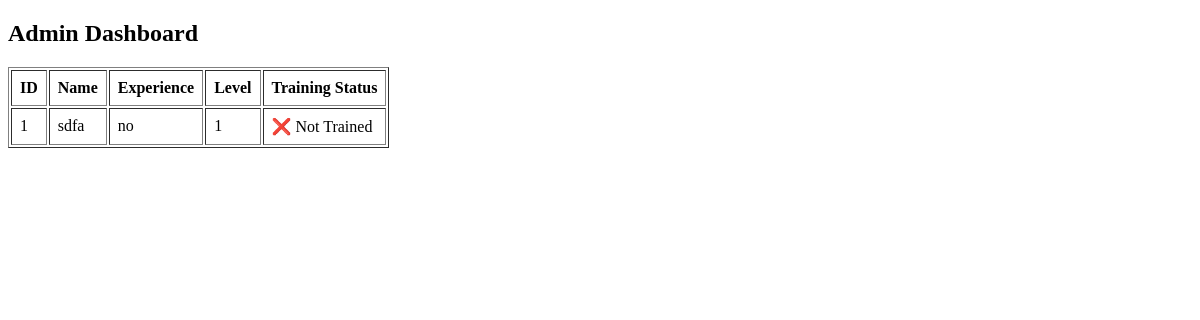
The page /admin on the database as committed earlier.
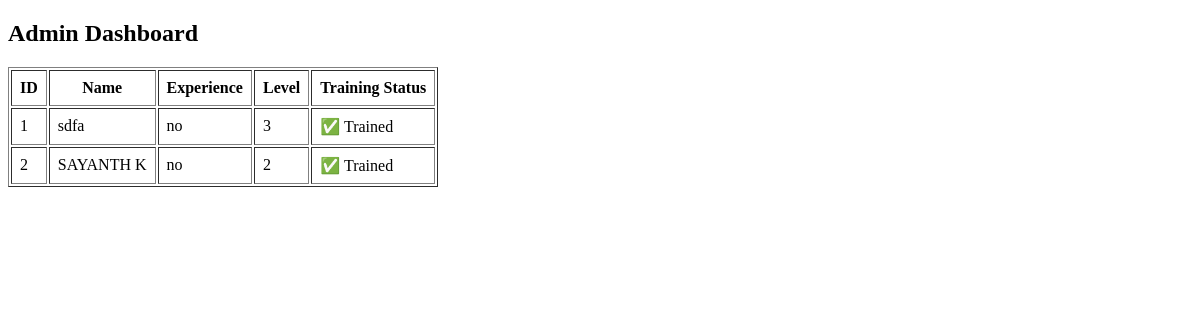
The same page on the database as committed later.
### tables this page shows
CREATE TABLE volunteers (
            id INTEGER PRIMARY KEY AUTOINCREMENT,
            name TEXT,
            email TEXT,
            phone TEXT,
            location TEXT,
            skills TEXT,
            experience TEXT,
            trained INTEGER,
            level INTEGER
        );

### app.py (the view)
@app.route("/admin")
def admin():
    conn = sqlite3.connect("database.db")
    cursor = conn.cursor()
    cursor.execute("""
        SELECT id, name, experience, trained, level
        FROM volunteers
    """)
    rows = cursor.fetchall()
    conn.close()
    volunteers = []
    for r in rows:
        volunteers.append({
            "id": r[0],
            "name": r[1],
            "experience": r[2],
            "trained": r[3],
            "level": r[4]
        })
    return render_template("admin.html", volunteers=volunteers)

### templates/admin.html (shortened to what this page needs)
<!DOCTYPE html>
<html>
<head>
</head>
<body>
    <h2>Admin Dashboard</h2>
    <table border="1" cellpadding="8">
        <tr>
            <th>ID</th>
            <th>Name</th>
            <th>Experience</th>
            <th>Level</th>
            <th>Training Status</th>
        </tr>
        {% for v in volunteers %}
        <tr>
            <td>{{ v.id }}</td>
            <td>{{ v.name }}</td>
            <td>{{ v.experience }}</td>
            <td>{{ v.level }}</td>
            <td>
                {% if v.trained %}
                    ✅ Trained
                {% else %}
                    ❌ Not Trained
                {% endif %}
            </td>
        </tr>
        {% endfor %}
    </table>
</body>
</html>

Rows that differ between the two databases and show on the page:
changed volunteers "sdfa": level "1" → "3"; trained "❌ Not Trained" → "✅ Trained"
added volunteers: id "2", name "SAYANTH K", experience "no", level "2", trained "✅ Trained"
